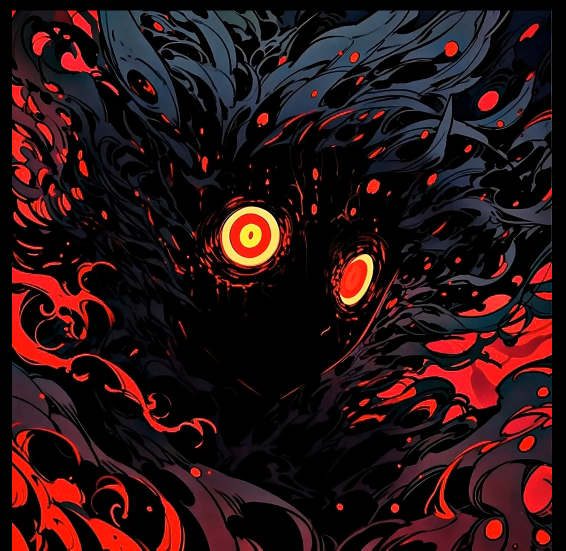
#> input picture a4c/logo.png, 1131 x 1101 px (shown at 1/2 size)
$ python writeonimage.py
#> lines starting #> are read from the running program, lines starting #| are printed output that depends on the picture
import cv2
import numpy as np
import matplotlib as plt

a =cv2.imread('logo.png')
#> a is the input picture: shape (1101, 1131, 3); mean B, G, R 20.5, 18.8, 41.2

cv2.line(a,(0,150),(150,200),(255,0,0),3)
point=np.array([[0,255],[200,400],[300,500]],np.int32)
cv2.polylines(a , [point] ,True,(255,200,255),99)
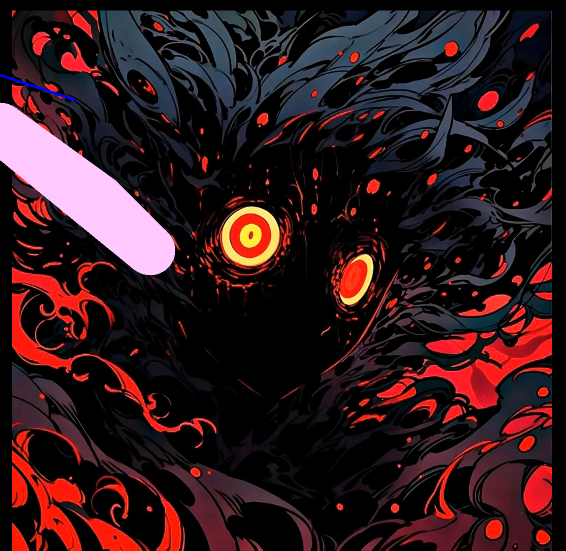
#> a: shape (1101, 1131, 3) (shown at 1/2 size); mean B, G, R 29.4, 25.5, 48.9

cv2.imshow('nigger',a)
cv2.waitKey(0)
cv2.destroyAllWindows()
